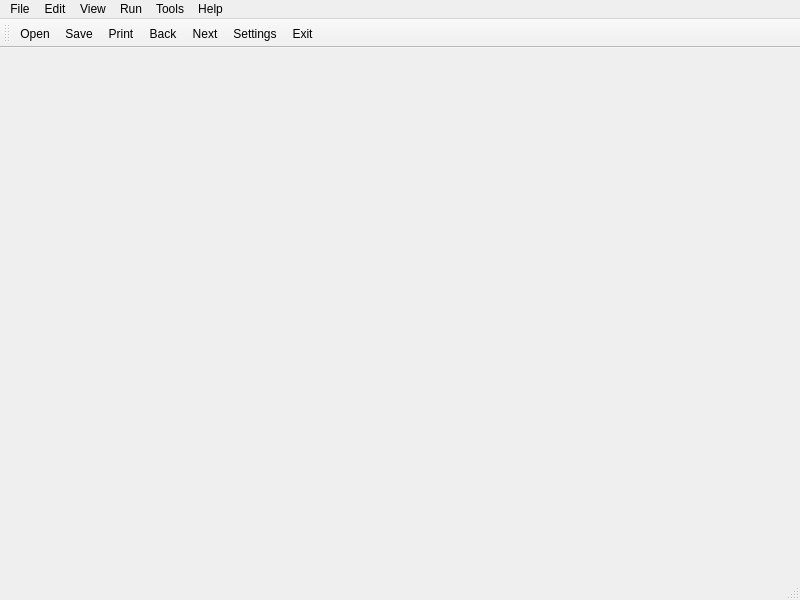
<?xml version="1.0" encoding="UTF-8"?>
<ui version="4.0">
 <class>MainWindow</class>
 <widget class="QMainWindow" name="MainWindow">
  <property name="geometry">
   <rect>
    <x>0</x>
    <y>0</y>
    <width>800</width>
    <height>600</height>
   </rect>
  </property>
  <property name="windowTitle">
   <string>MainWindow</string>
  </property>
  <widget class="QWidget" name="centralwidget"/>
  <widget class="QMenuBar" name="menubar">
   <property name="geometry">
    <rect>
     <x>0</x>
     <y>0</y>
     <width>800</width>
     <height>22</height>
    </rect>
   </property>
   <widget class="QMenu" name="menuFile">
    <property name="title">
     <string>File</string>
    </property>
    <addaction name="actionOpen"/>
    <addaction name="actionSave"/>
    <addaction name="actionSave_as"/>
    <addaction name="actionPrint"/>
    <addaction name="actionExit"/>
   </widget>
   <widget class="QMenu" name="menuEdit">
    <property name="title">
     <string>Edit</string>
    </property>
    <addaction name="actionNext"/>
    <addaction name="actionBack"/>
   </widget>
   <widget class="QMenu" name="menuView">
    <property name="title">
     <string>View</string>
    </property>
   </widget>
   <widget class="QMenu" name="menuRun">
    <property name="title">
     <string>Run</string>
    </property>
   </widget>
   <widget class="QMenu" name="menuTools">
    <property name="title">
     <string>Tools</string>
    </property>
    <addaction name="actionSettings"/>
   </widget>
   <widget class="QMenu" name="menuHelp">
    <property name="title">
     <string>Help</string>
    </property>
   </widget>
   <addaction name="menuFile"/>
   <addaction name="menuEdit"/>
   <addaction name="menuView"/>
   <addaction name="menuRun"/>
   <addaction name="menuTools"/>
   <addaction name="menuHelp"/>
  </widget>
  <widget class="QStatusBar" name="statusbar"/>
  <widget class="QToolBar" name="toolBar">
   <property name="windowTitle">
    <string>toolBar</string>
   </property>
   <attribute name="toolBarArea">
    <enum>TopToolBarArea</enum>
   </attribute>
   <attribute name="toolBarBreak">
    <bool>false</bool>
   </attribute>
   <addaction name="actionOpen"/>
   <addaction name="actionSave"/>
   <addaction name="actionPrint"/>
   <addaction name="actionBack"/>
   <addaction name="actionNext"/>
   <addaction name="actionSettings"/>
   <addaction name="actionExit"/>
  </widget>
  <action name="actionOpen">
   <property name="icon">
    <iconset resource="ToolsBar.qrc">
     <normaloff>:/tools/image/open.png</normaloff>:/tools/image/open.png</iconset>
   </property>
   <property name="text">
    <string>Open</string>
   </property>
  </action>
  <action name="actionSave">
   <property name="icon">
    <iconset resource="ToolsBar.qrc">
     <normaloff>:/tools/image/save.png</normaloff>:/tools/image/save.png</iconset>
   </property>
   <property name="text">
    <string>Save</string>
   </property>
  </action>
  <action name="actionSave_as">
   <property name="icon">
    <iconset resource="ToolsBar.qrc">
     <normaloff>:/tools/image/save.png</normaloff>:/tools/image/save.png</iconset>
   </property>
   <property name="text">
    <string>Save as</string>
   </property>
  </action>
  <action name="actionPrint">
   <property name="icon">
    <iconset resource="ToolsBar.qrc">
     <normaloff>:/tools/image/print.png</normaloff>:/tools/image/print.png</iconset>
   </property>
   <property name="text">
    <string>Print</string>
   </property>
  </action>
  <action name="actionSettings">
   <property name="icon">
    <iconset resource="ToolsBar.qrc">
     <normaloff>:/tools/image/settings.png</normaloff>:/tools/image/settings.png</iconset>
   </property>
   <property name="text">
    <string>Settings</string>
   </property>
  </action>
  <action name="actionNext">
   <property name="icon">
    <iconset resource="ToolsBar.qrc">
     <normaloff>:/tools/image/next.png</normaloff>:/tools/image/next.png</iconset>
   </property>
   <property name="text">
    <string>Next</string>
   </property>
  </action>
  <action name="actionBack">
   <property name="icon">
    <iconset resource="ToolsBar.qrc">
     <normaloff>:/tools/image/back.png</normaloff>:/tools/image/back.png</iconset>
   </property>
   <property name="text">
    <string>Back</string>
   </property>
  </action>
  <action name="actionExit">
   <property name="icon">
    <iconset resource="ToolsBar.qrc">
     <normaloff>:/tools/image/exit.png</normaloff>:/tools/image/exit.png</iconset>
   </property>
   <property name="text">
    <string>Exit</string>
   </property>
  </action>
 </widget>
 <resources>
  <include location="ToolsBar.qrc"/>
 </resources>
 <connections/>
</ui>
